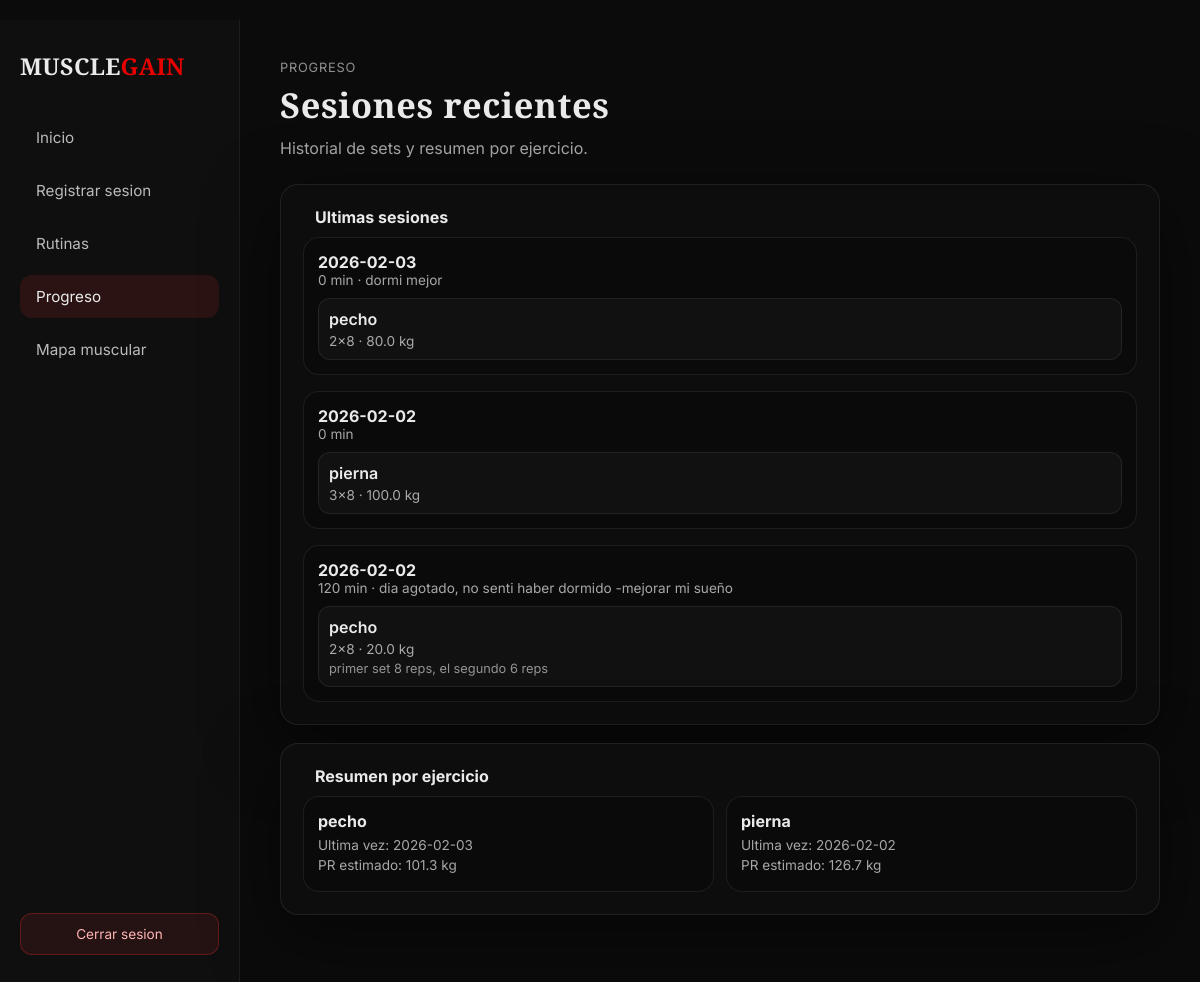
Page /progress (signed in) on the committed database.
### tables this page shows
CREATE TABLE workouts (
        id INTEGER PRIMARY KEY AUTOINCREMENT,
        user_id INTEGER NOT NULL,
        date DATETIME DEFAULT CURRENT_TIMESTAMP,
        routine TEXT NOT NULL,
        duration_min INTEGER DEFAULT 0,
        notes TEXT DEFAULT "", note TEXT DEFAULT '',
        FOREIGN KEY(user_id) REFERENCES users(id)
    );

CREATE TABLE sets (
        id INTEGER PRIMARY KEY AUTOINCREMENT,
        workout_id INTEGER NOT NULL,
        exercise TEXT NOT NULL,
        weight REAL NOT NULL,
        reps INTEGER NOT NULL,
        rpe REAL DEFAULT NULL, sets INTEGER DEFAULT 1, notes TEXT DEFAULT '',
        FOREIGN KEY(workout_id) REFERENCES workouts(id)
    );

### app.py (the view)
@app.route("/progress")
@login_required
def progress():
    user_id = int(session["user_id"])
    db = get_db()
    workouts = db.execute(
        """
        SELECT id, date, duration_min, note
        FROM workouts
        WHERE user_id = ?
        ORDER BY date DESC, id DESC
        LIMIT 12
        """,
        (user_id,),
    ).fetchall()
    workout_items = []
    for w in workouts:
        set_rows = db.execute(
            """
            SELECT exercise, sets, reps, weight, notes
            FROM sets
            WHERE workout_id = ?
            ORDER BY id ASC
            """,
            (w["id"],),
        ).fetchall()
        workout_items.append(
            {
                "date": w["date"],
                "duration_min": int(w["duration_min"] or 0),
                "note": (w["note"] or "").strip(),
                "sets": [
                    {
                        "exercise": s["exercise"],
                        "sets": int(s["sets"] or 1),
                        "reps": int(s["reps"] or 0),
                        "weight": float(s["weight"] or 0),
                        "notes": (s["notes"] or "").strip(),
                    }
                    for s in set_rows
                ],
            }
        )
    summary_rows = db.execute(
        """
        SELECT s.exercise as exercise,
               MAX(w.date) as last_date,
               MAX(s.weight) as max_weight,
               MAX(s.weight * (1 + s.reps / 30.0)) as est_1rm,
               SUM(s.weight * s.reps * s.sets) as volume
        FROM sets s
        JOIN workouts w ON w.id = s.workout_id
        WHERE w.user_id = ?
        GROUP BY s.exercise
        ORDER BY last_date DESC
        """,
        (user_id,),
    ).fetchall()
    exercise_summary = []
    for r in summary_rows:
        exercise_summary.append(
            {
                "exercise": r["exercise"],
                "last_date": r["last_date"],
                "max_weight": round(float(r["max_weight"] or 0), 1),
                "est_1rm": round(float(r["est_1rm"] or 0), 1),
                "volume": round(float(r["volume"] or 0), 1),
            }
        )
    db.close()
    return render_template("progress.html", workouts=workout_items, summary=exercise_summary)

### app.py (called while the page is built)
def get_db():
    conn = sqlite3.connect(DATABASE, timeout=10)
    conn.row_factory = sqlite3.Row
    conn.execute("PRAGMA foreign_keys = ON")
    return conn

def is_admin_user(user_id: int) -> bool:
    db = get_db()
    row = db.execute("SELECT 1 FROM admins WHERE user_id = ? LIMIT 1", (user_id,)).fetchone()
    db.close()
    return row is not None

@app.context_processor
def inject_admin_flag():
    is_admin = False
    if "user_id" in session:
        try:
            is_admin = is_admin_user(int(session["user_id"]))
        except Exception:
            is_admin = False
    return {"is_admin": is_admin}

def login_required(view):
    @wraps(view)
    def wrapped(*args, **kwargs):
        if "user_id" not in session:
            flash("Debes iniciar sesion primero.")
            return redirect(url_for("login"))
        return view(*args, **kwargs)
    return wrapped

### templates/progress.html (shortened to what this page needs)
﻿{% extends "base.html" %}
{% block content %}
<div class="dashboard">
  <aside class="sidebar">
    <div class="sidebar-logo">MUSCLE<span class="gain">GAIN</span></div>
    <nav class="sidebar-menu">
      <a href="{{ url_for('dashboard') }}">Inicio</a>
      <a href="{{ url_for('register_session') }}">Registrar sesion</a>
      <a href="{{ url_for('routines') }}">Rutinas</a>
      <a class="active" href="{{ url_for('progress') }}">Progreso</a>
      <a href="{{ url_for('muscle_map') }}">Mapa muscular</a>
    </nav>
    <a class="sidebar-logout" href="{{ url_for('logout') }}">Cerrar sesion</a>
  </aside>
  <main class="dashboard-main">
    <section class="topbar">
      <div>
        <div class="page-kicker">Progreso</div>
        <h1 class="page-title">Sesiones recientes</h1>
        <p class="page-subtitle">Historial de sets y resumen por ejercicio.</p>
      </div>
    </section>
    <section class="panel">
      <div class="section-title">Ultimas sesiones</div>
      <div class="session-list">
        {% if workouts and workouts|length > 0 %}
          {% for w in workouts %}
            <div class="session-card">
              <div class="session-head">
                <div>
                  <div class="session-date">{{ w.date }}</div>
                  <div class="session-meta">{{ w.duration_min }} min{% if w.note %} · {{ w.note }}{% endif %}</div>
                </div>
              </div>
              <div class="set-list">
                {% for s in w.sets %}
                  <div class="set-item">
                    <div class="set-exercise">{{ s.exercise }}</div>
                    <div class="set-values">{{ s.sets }}x{{ s.reps }} · {{ s.weight }} kg</div>
                    {% if s.notes %}<div class="set-notes">{{ s.notes }}</div>{% endif %}
                  </div>
                {% endfor %}
              </div>
            </div>
          {% endfor %}
        {% else %}
          <div class="empty-state">Aun no hay sesiones registradas.</div>
        {% endif %}
      </div>
    </section>
    <section class="panel">
      <div class="section-title">Resumen por ejercicio</div>
      <div class="summary-grid">
        {% if summary and summary|length > 0 %}
          {% for s in summary %}
            <div class="summary-card">
              <div class="summary-title">{{ s.exercise }}</div>
              <div class="summary-line">Ultima vez: {{ s.last_date }}</div>
              <div class="summary-line">PR estimado: {{ s.est_1rm }} kg</div>
            </div>
          {% endfor %}
        {% else %}
          <div class="empty-state">Registra sets para ver tu resumen.</div>
        {% endif %}
      </div>
    </section>
  </main>
</div>
{% endblock %}

### templates/base.html (shortened to what this page needs)
﻿<!DOCTYPE html>
<html lang="es">
<head>
  <link rel="stylesheet" href="{{ url_for('static', filename='css/style.css') }}">
</head>
<body class="{{ body_class|default('') }}">
  {% block content %}{% endblock %}
</body>
</html>

### static/css/style.css (style rules this page uses)
:root { --red:#c62828; --red2:#ff3c3c; --dark:#0b0b0b; --gray:#1a1a1a; --card:#111; --text:#eaeaea; --muted: rgba(255,255,255,0.65); --line: rgba(255,255,255,0.08); }
* { margin:0;padding:0;box-sizing:border-box; }
body { background:var(--dark); color:var(--text); font-family:'Inter',sans-serif; }
.gain { color:#e60000; }
.dashboard { display:flex; min-height:100vh; background:#0b0b0b; }
.sidebar { width:240px; background:rgba(15,15,15,0.95); border-right:1px solid rgba(255,255,255,0.06); padding:30px 20px; display:flex; flex-direction:column; }
.sidebar-logo { font-size:1.45rem; font-weight:700; margin-bottom:34px; font-family:'Cinzel',serif; letter-spacing:.3px; }
.sidebar-menu a { display:block; padding:12px 16px; margin-bottom:10px; border-radius:12px; font-size:.95rem; opacity:.78; cursor:pointer; transition:all .25s ease; text-decoration:none; color:var(--text); }
.sidebar-menu a:hover, .sidebar-menu a.active { background:rgba(198,40,40,0.15); opacity:1; }
.sidebar-logout { margin-top:auto; display:block; padding:12px 16px; border-radius:12px; font-size:.85rem; text-align:center; text-decoration:none; color:#ffb4b4; border:1px solid rgba(198,40,40,0.4); background:rgba(198,40,40,0.12); transition:all .25s ease; }
.dashboard-main { flex:1; padding:40px 40px 70px; }
.topbar { display:flex; justify-content:space-between; align-items:flex-start; gap:20px; margin-bottom:22px; }
.page-kicker { font-size:.8rem; letter-spacing:.8px; text-transform:uppercase; opacity:.6; margin-bottom:6px; }
.page-title { font-family:'Cinzel',serif; font-size:2.15rem; font-weight:700; letter-spacing:.6px; }
.page-title::after { content:none; }
.page-subtitle { margin-top:8px; font-size:1rem; opacity:.68; max-width:56ch; line-height:1.6; }
.panel { margin-top:18px; padding:22px; border-radius:18px; background: rgba(15,15,15,0.92); border:1px solid rgba(255,255,255,0.08); box-shadow:0 20px 70px rgba(0,0,0,0.5); }
.section-title { font-weight:700;margin-bottom:10px; }
.section-title { position:relative; padding-left:12px; }
.section-title::before { content:none; }
.session-list { display:grid;gap:16px; }
.session-card { padding:14px;border-radius:16px; background: rgba(0,0,0,0.22); border:1px solid rgba(255,255,255,0.08); }
.session-head { display:flex;justify-content:space-between;align-items:center;margin-bottom:10px; }
.session-date { font-weight:700; }
.session-meta { opacity:.7;font-size:.85rem; }
.set-list { display:grid;gap:8px; }
.set-item { padding:10px;border-radius:12px;background: rgba(255,255,255,0.03);border:1px solid rgba(255,255,255,0.08); }
.set-exercise { font-weight:600;margin-bottom:4px; }
.set-values { opacity:.7;font-size:.85rem; }
.set-notes { opacity:.6;font-size:.8rem;margin-top:4px; }
.summary-grid { display:grid;grid-template-columns:repeat(auto-fit, minmax(220px, 1fr));gap:12px;margin-top:10px; }
.summary-card { padding:14px;border-radius:16px; background: rgba(0,0,0,0.22); border:1px solid rgba(255,255,255,0.08); }
.summary-title { font-weight:700;margin-bottom:6px; }
.summary-line { opacity:.7;font-size:.85rem;margin-bottom:4px; }

### rows in the picture
workouts: date "2026-02-03", duration_min "0", note "dormi mejor"
sets: exercise "pecho", sets "2", reps "8", weight "80.0"
workouts: date "2026-02-02", duration_min "0"
sets: exercise "pierna", sets "3", reps "8", weight "100.0"
workouts: date "2026-02-02", duration_min "120", note "dia agotado, no senti haber dormido -mejorar mi sueño"
sets: exercise "pecho", sets "2", reps "8", weight "20.0", notes "primer set 8 reps, el segundo 6 reps"

### other values in the picture
{{ s.exercise }} "pecho" "pierna"
{{ s.last_date }} "2026-02-03" "2026-02-02"
{{ s.est_1rm }} "101.3" "126.7"
